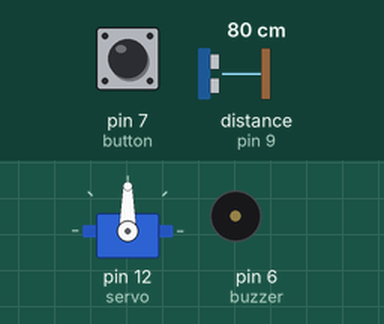
Recording of a sketch running on a simulated Arduino Uno, built with avr-gcc and run on an emulated ATmega328P. Parts: servo, buzzer (waves = sounding). Wiring (inferred from the names in the program): ultrasonic range finder: trigger pin 10; echo pin 9. The test bench sets the inputs (shaded band); at power-on: pin 7 (button) LOW, distance to the obstacle (sensor on pin 9) 80 cm. The echo pulse lasts 58.3 µs per cm; what the sketch prints to the serial monitor is not drawn.

Above: at 1.2 s.
1.3 s: pin 7 (button) pulled HIGH for 0.15 s
At 1.7 s:
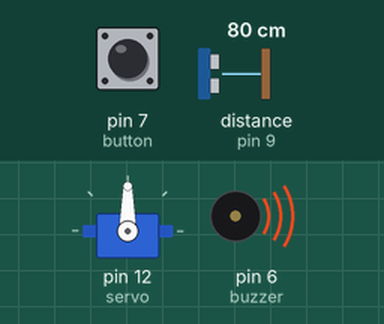
3.3 s: distance to the obstacle (sensor on pin 9) set to 2 cm
Timing chart, 0 to 6.3 s (numbered marks = the images above; inputs shaded):
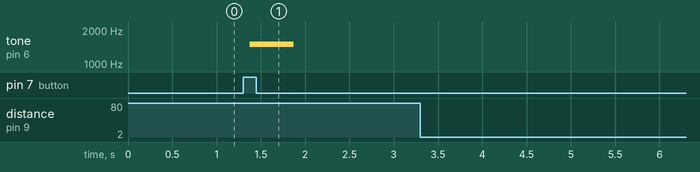

Measured:
- after the input at 1.3 s, tone on pin 6 (buzzer): silent → 1500 Hz after 0.07 s, → silent 0.50 s later
- after the input at 3.3 s, every drawn part: stays the same

The sketch:

rotacionar_servo_motor_com_ultrassom_e_botao_de_calibragem.ino
```cpp
#include <Servo.h>

Servo servo;

int val;

const int trigPin = 10;
const int echoPin = 9;
const int button = 7;
int buttonPressed = 0;
float distMax, distMin;
int buzzer = 6;

float duration, distance;

void setup() {
  pinMode(trigPin, OUTPUT);
  pinMode(echoPin, INPUT);
  pinMode(button, INPUT);
  Serial.begin(9600);
  servo.attach(12);
}

void loop() {
  digitalWrite(trigPin, LOW);
  delayMicroseconds(2);
  digitalWrite(trigPin, HIGH);
  delayMicroseconds(10);
  digitalWrite(trigPin, LOW);

  duration = pulseIn(echoPin, HIGH);
  distance = (duration*0.034)/2;
  Serial.print("Distance: ");
  Serial.println(distance);
  delay(100);

  if(digitalRead(button) == HIGH && buttonPressed == 0){
    distMin = distance;
    buttonPressed++;
    tone(buzzer, 1500);
    delay(500);
    noTone(buzzer);
    Serial.println("DISTMIN:");
    Serial.println(distMin);
    delay(500);
  }

  if(digitalRead(button) == HIGH && buttonPressed == 1 && distMin < distance){
    distMax = distance;
    buttonPressed++;
    tone(buzzer, 1500);
    delay(500);
    noTone(buzzer);
    Serial.println("DISTMAX:");
    Serial.println(distMax);
    delay(500);
  }
  if(buttonPressed >=2){
  float val = map(distance, distMin, distMax, 0, 180);
  val = constrain(val, 0, 180);
  servo.write(val);
  delay(50);
  }
}
```
